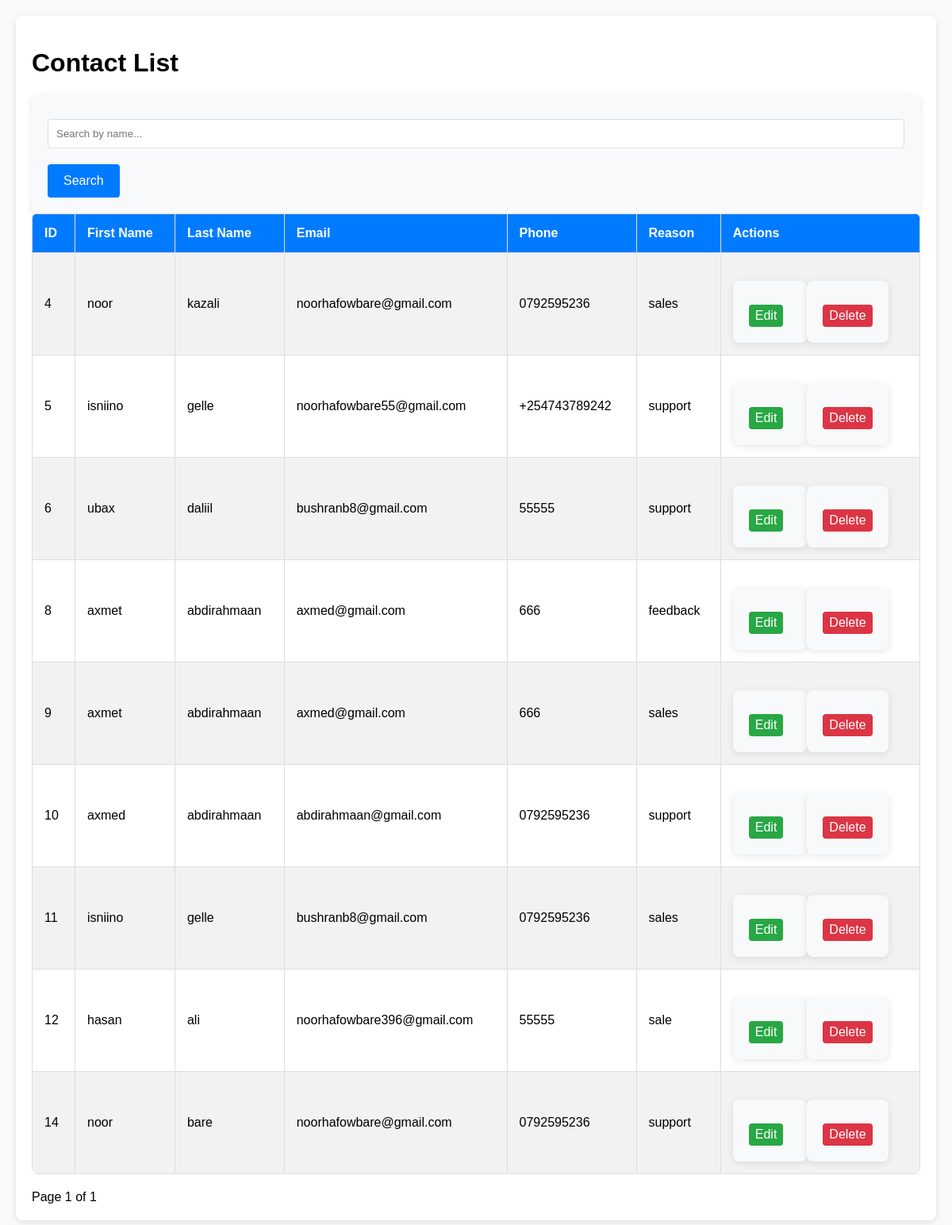
/admin/contacts, run on an earlier commit of the app's database.
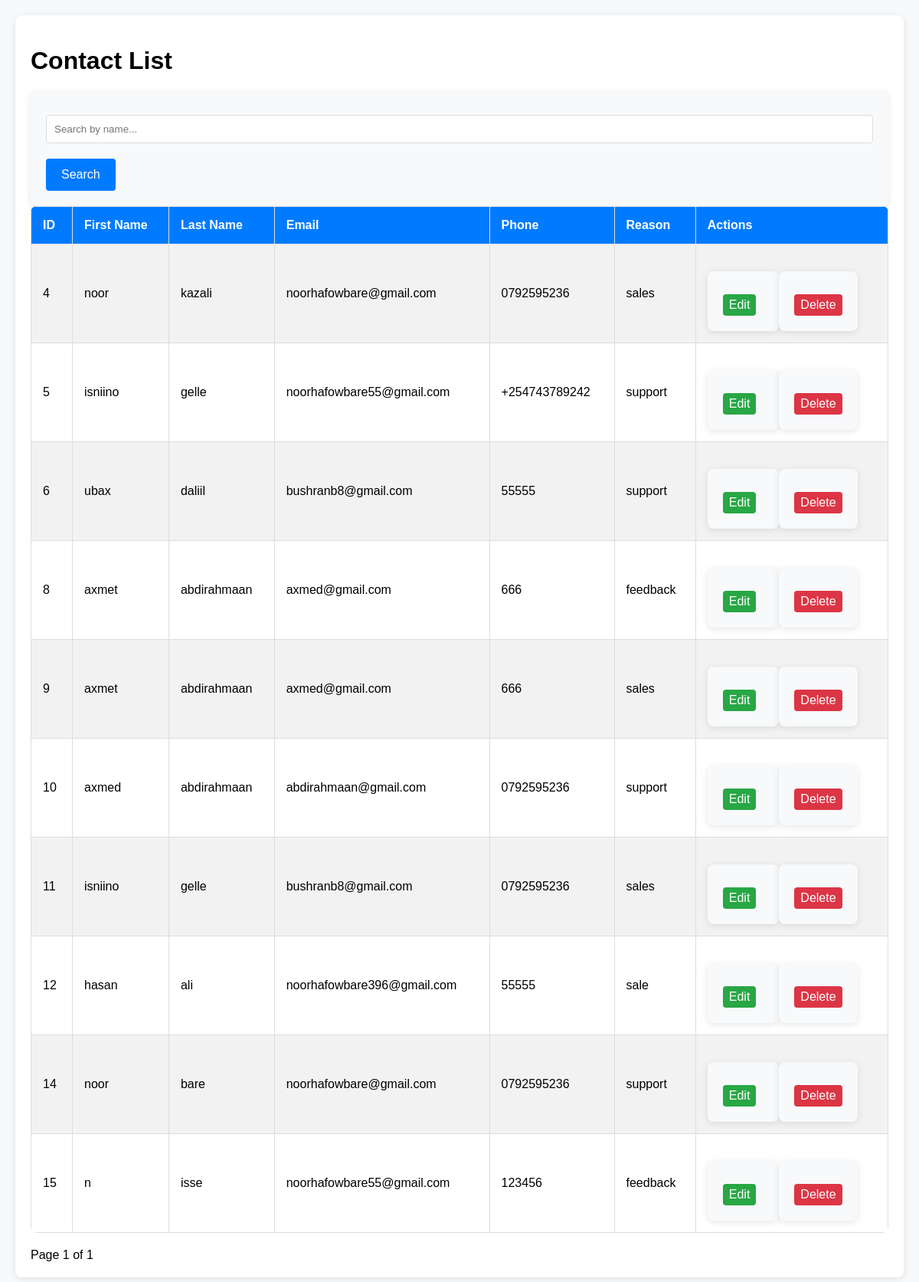
And on a later commit of the database.
### tables this page shows
CREATE TABLE contacts (
                    id INTEGER PRIMARY KEY AUTOINCREMENT,
                    first_name TEXT NOT NULL,
                    last_name TEXT NOT NULL,
                    email TEXT NOT NULL,
                    phone TEXT NOT NULL,
                    reason TEXT NOT NULL
                );

### app.py (the view)
@app.route('/admin/contacts')
def view_contacts():
    search = request.args.get('search', '')  # Search functionality
    page = request.args.get('page', 1, type=int)
    per_page = 10  # Number of records per page
    offset = (page - 1) * per_page
    conn = get_db_connection()
    query = 'SELECT * FROM contacts WHERE first_name LIKE ? OR last_name LIKE ? LIMIT ? OFFSET ?'
    search_param = f"%{search}%"
    contacts = conn.execute(query, (search_param, search_param, per_page, offset)).fetchall()
    total_query = 'SELECT COUNT(*) FROM contacts WHERE first_name LIKE ? OR last_name LIKE ?'
    total = conn.execute(total_query, (search_param, search_param)).fetchone()[0]
    conn.close()
    return render_template('contacts.html', contacts=contacts, page=page, per_page=per_page, total=total)

### app.py (called while the page is built)
def get_db_connection():
    conn = sqlite3.connect('database.db')
    conn.row_factory = sqlite3.Row
    return conn

### templates/contacts.html (shortened to what this page needs)
<!DOCTYPE html>
<html lang="en">
  <head>
    <link
      rel="stylesheet"
      href="{{ url_for('static', filename='css/admin.css') }}"
    />
  </head>
  <body>
    <div class="container">
      <h1>Contact List</h1>
      <div class="search-container">
        <form action="{{ url_for('view_contacts') }}" method="GET">
          <input
            type="text"
            name="search"
            placeholder="Search by name..."
            value="{{ request.args.get('search', '') }}"
          />
          <button type="submit">Search</button>
        </form>
      </div>
      <table>
        <tr>
          <th>ID</th>
          <th>First Name</th>
          <th>Last Name</th>
          <th>Email</th>
          <th>Phone</th>
          <th>Reason</th>
          <th>Actions</th>
        </tr>
        {% for contact in contacts %}
        <tr>
          <td>{{ contact.id }}</td>
          <td>{{ contact.first_name }}</td>
          <td>{{ contact.last_name }}</td>
          <td>{{ contact.email }}</td>
          <td>{{ contact.phone }}</td>
          <td>{{ contact.reason }}</td>
          <td>
            <div class="actions">
              <form
                action="{{ url_for('edit_contact', id=contact.id) }}"
                method="GET"
                style="display: inline"
              >
                <button class="edit" type="submit">Edit</button>
              </form>
              <form
                action="{{ url_for('delete_contact', id=contact.id) }}"
                method="POST"
                style="display: inline"
                onsubmit="return confirm('Are you sure you want to delete this contact?');"
              >
                <button class="delete" type="submit">Delete</button>
              </form>
            </div>
          </td>
        </tr>
        {% endfor %}
      </table>
      <div class="pagination">
        <span
          >Page {{ page }} of {{ (total // per_page) + (1 if total % per_page >
          0 else 0) }}</span
        >
      </div>
    </div>
  </body>
</html>

### static/css/admin.css (style rules this page uses)
body { font-family: Arial, sans-serif; background-color: #f8f9fa; margin: 0; padding: 20px; }
.container { max-width: 1200px; margin: 0 auto; padding: 20px; background-color: white; border-radius: 8px; box-shadow: 0 2px 10px rgba(0, 0, 0, 0.1); }
table { width: 100%; border-collapse: collapse; margin-bottom: 20px; background-color: white; border-radius: 8px; overflow: hidden; }
table th, table td { padding: 15px; border: 1px solid #ddd; text-align: left; }
table th { background-color: #007bff; color: white; font-size: 16px; }
table tr:nth-child(even) { background-color: #f2f2f2; }
button.edit { background-color: #28a745; color: white; border: none; padding: 5px 8px; border-radius: 4px; cursor: pointer; margin-right: 10px; }
button.delete { background-color: #dc3545; color: white; border: none; padding: 5px 8px; border-radius: 4px; cursor: pointer; }
.actions { display: flex; justify-content: flex-start; align-items: center; }
form { margin-top: 20px; background-color: #f8f9fa; padding: 20px; border-radius: 8px; box-shadow: 0 2px 10px rgba(0, 0, 0, 0.1); }
form input, form select, form textarea { width: 100%; padding: 10px; margin: 10px 0; border: 1px solid #ddd; border-radius: 4px; box-sizing: border-box; }
form button { background-color: #007bff; color: white; padding: 12px 20px; border: none; border-radius: 4px; cursor: pointer; font-size: 16px; margin-top: 10px; }

What changed in the data, as far as the page shows it:
added contacts: id "15", first_name "n", last_name "isse", email "noorhafowbare55@gmail.com", phone "123456", reason "feedback"
